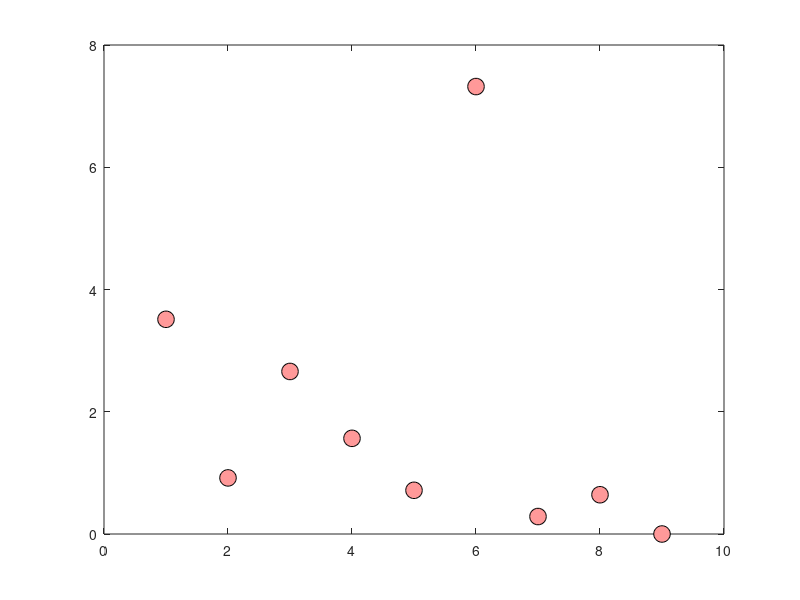

Here is the MATLAB script that generated this plot: (Note: this script raises an error after producing the figure.)
clear;
close all;
%AS3959 firebrand number density Mallee FDI100 BAL 12.5.

Firebrand_number_density = [3.512396143	0.917802173	2.659243996	1.565193369	0.714814227	7.320209506	0.285813127	0.642416233	0];


plot([Firebrand_number_density],'o','MarkerSize',12,'MarkerEdgeColor','black','MarkerFaceColor',[1 0.6 0.6]);

ax = gca;
ax.XTickLabels = {'House','Roof','Gutter','Sub-floor','Door','Deck','Window','House back','stairs'};
grid on;


box on
xtickangle(45)
xlabel('Location','FontWeight','bold','FontSize',20,...
    'FontName','Calibri');
ylabel('Firebrand number density (pcs.m^{-2})','FontWeight','bold','FontSize',20,...
    'FontName','Calibri');

set(gca,'fontsize',18);

legend('Firebrand number density on strategic locations')